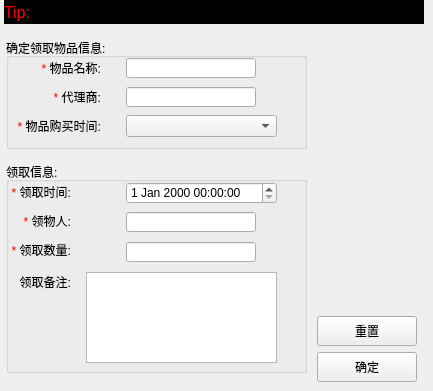
     <widget class="QWidget" name="tab_2">
      <attribute name="title">
       <string>领取信息录入</string>
      </attribute>
      <widget class="QLabel" name="m_tipGetLabel">
       <property name="geometry">
        <rect>
         <x>4</x>
         <y>0</y>
         <width>420</width>
         <height>24</height>
        </rect>
       </property>
       <property name="minimumSize">
        <size>
         <width>420</width>
         <height>24</height>
        </size>
       </property>
       <property name="maximumSize">
        <size>
         <width>420</width>
         <height>24</height>
        </size>
       </property>
       <property name="font">
        <font>
         <pointsize>12</pointsize>
        </font>
       </property>
       <property name="styleSheet">
        <string notr="true">background-color: rgb(0, 0, 0);
color: rgb(255, 0, 0);</string>
       </property>
       <property name="text">
        <string>Tip:</string>
       </property>
      </widget>
      <widget class="QWidget" name="layoutWidget">
       <property name="geometry">
        <rect>
         <x>2</x>
         <y>31</y>
         <width>421</width>
         <height>351</height>
        </rect>
       </property>
       <layout class="QHBoxLayout" name="horizontalLayout_11">
        <item>
         <layout class="QVBoxLayout" name="verticalLayout_5">
          <item>
           <widget class="QGroupBox" name="groupBox">
            <property name="minimumSize">
             <size>
              <width>301</width>
              <height>111</height>
             </size>
            </property>
            <property name="maximumSize">
             <size>
              <width>301</width>
              <height>111</height>
             </size>
            </property>
            <property name="title">
             <string>确定领取物品信息:</string>
            </property>
            <widget class="QLabel" name="label_15">
             <property name="geometry">
              <rect>
               <x>30</x>
               <y>20</y>
               <width>65</width>
               <height>20</height>
              </rect>
             </property>
             <property name="minimumSize">
              <size>
               <width>65</width>
               <height>20</height>
              </size>
             </property>
             <property name="maximumSize">
              <size>
               <width>65</width>
               <height>20</height>
              </size>
             </property>
             <property name="text">
              <string>&lt;!DOCTYPE HTML PUBLIC &quot;-//W3C//DTD HTML 4.0//EN&quot; &quot;http://www.w3.org/TR/REC-html40/strict.dtd&quot;&gt;
&lt;html&gt;&lt;head&gt;&lt;meta name=&quot;qrichtext&quot; content=&quot;1&quot; /&gt;&lt;style type=&quot;text/css&quot;&gt;
p, li { white-space: pre-wrap; }
&lt;/style&gt;&lt;/head&gt;&lt;body style=&quot; font-family:'宋体'; font-size:9pt; font-weight:400; font-style:normal;&quot;&gt;
&lt;p align=&quot;right&quot; style=&quot; margin-top:0px; margin-bottom:0px; margin-left:0px; margin-right:0px; -qt-block-indent:0; text-indent:0px;&quot;&gt;&lt;span style=&quot; font-family:'MS Shell Dlg 2'; color:#ff0000;&quot;&gt;* &lt;/span&gt;&lt;span style=&quot; font-family:'MS Shell Dlg 2'; color:#000000;&quot;&gt;物品名称&lt;/span&gt;&lt;span style=&quot; font-family:'MS Shell Dlg 2';&quot;&gt;:&lt;/span&gt;&lt;/p&gt;&lt;/body&gt;&lt;/html&gt;</string>
             </property>
             <property name="textFormat">
              <enum>Qt::RichText</enum>
             </property>
            </widget>
            <widget class="QLabel" name="label_16">
             <property name="geometry">
              <rect>
               <x>30</x>
               <y>49</y>
               <width>65</width>
               <height>20</height>
              </rect>
             </property>
             <property name="minimumSize">
              <size>
               <width>65</width>
               <height>20</height>
              </size>
             </property>
             <property name="maximumSize">
              <size>
               <width>65</width>
               <height>20</height>
              </size>
             </property>
             <property name="text">
              <string>&lt;!DOCTYPE HTML PUBLIC &quot;-//W3C//DTD HTML 4.0//EN&quot; &quot;http://www.w3.org/TR/REC-html40/strict.dtd&quot;&gt;
&lt;html&gt;&lt;head&gt;&lt;meta name=&quot;qrichtext&quot; content=&quot;1&quot; /&gt;&lt;style type=&quot;text/css&quot;&gt;
p, li { white-space: pre-wrap; }
&lt;/style&gt;&lt;/head&gt;&lt;body style=&quot; font-family:'宋体'; font-size:9pt; font-weight:400; font-style:normal;&quot;&gt;
&lt;p align=&quot;right&quot; style=&quot; margin-top:0px; margin-bottom:0px; margin-left:0px; margin-right:0px; -qt-block-indent:0; text-indent:0px;&quot;&gt;&lt;span style=&quot; font-family:'MS Shell Dlg 2'; color:#ff0000;&quot;&gt;* &lt;/span&gt;&lt;span style=&quot; font-family:'MS Shell Dlg 2'; color:#000000;&quot;&gt;代理商&lt;/span&gt;&lt;span style=&quot; font-family:'MS Shell Dlg 2';&quot;&gt;:&lt;/span&gt;&lt;/p&gt;&lt;/body&gt;&lt;/html&gt;</string>
             </property>
             <property name="textFormat">
              <enum>Qt::RichText</enum>
             </property>
            </widget>
            <widget class="QLineEdit" name="m_get_proName">
             <property name="geometry">
              <rect>
               <x>120</x>
               <y>20</y>
               <width>130</width>
               <height>20</height>
              </rect>
             </property>
            </widget>
            <widget class="QLabel" name="label_19">
             <property name="geometry">
              <rect>
               <x>10</x>
               <y>78</y>
               <width>85</width>
               <height>20</height>
              </rect>
             </property>
             <property name="minimumSize">
              <size>
               <width>85</width>
               <height>20</height>
              </size>
             </property>
             <property name="maximumSize">
              <size>
               <width>85</width>
               <height>20</height>
              </size>
             </property>
             <property name="text">
              <string>&lt;!DOCTYPE HTML PUBLIC &quot;-//W3C//DTD HTML 4.0//EN&quot; &quot;http://www.w3.org/TR/REC-html40/strict.dtd&quot;&gt;
&lt;html&gt;&lt;head&gt;&lt;meta name=&quot;qrichtext&quot; content=&quot;1&quot; /&gt;&lt;style type=&quot;text/css&quot;&gt;
p, li { white-space: pre-wrap; }
&lt;/style&gt;&lt;/head&gt;&lt;body style=&quot; font-family:'宋体'; font-size:9pt; font-weight:400; font-style:normal;&quot;&gt;
&lt;p align=&quot;right&quot; style=&quot; margin-top:0px; margin-bottom:0px; margin-left:0px; margin-right:0px; -qt-block-indent:0; text-indent:0px;&quot;&gt;&lt;span style=&quot; font-family:'MS Shell Dlg 2'; color:#ff0000;&quot;&gt;* &lt;/span&gt;&lt;span style=&quot; font-family:'MS Shell Dlg 2'; color:#000000;&quot;&gt;物品购买时间&lt;/span&gt;&lt;span style=&quot; font-family:'MS Shell Dlg 2';&quot;&gt;:&lt;/span&gt;&lt;/p&gt;&lt;/body&gt;&lt;/html&gt;</string>
             </property>
             <property name="textFormat">
              <enum>Qt::RichText</enum>
             </property>
            </widget>
            <widget class="QLineEdit" name="m_get_agent">
             <property name="geometry">
              <rect>
               <x>120</x>
               <y>49</y>
               <width>130</width>
               <height>20</height>
              </rect>
             </property>
            </widget>
            <widget class="QComboBox" name="m_get_buytime">
             <property name="geometry">
              <rect>
               <x>120</x>
               <y>77</y>
               <width>151</width>
               <height>22</height>
              </rect>
             </property>
            </widget>
           </widget>
          </item>
          <item>
           <widget class="QGroupBox" name="groupBox_2">
            <property name="minimumSize">
             <size>
              <width>301</width>
              <height>211</height>
             </size>
            </property>
            <property name="maximumSize">
             <size>
              <width>301</width>
              <height>211</height>
             </size>
            </property>
            <property name="title">
             <string>领取信息:</string>
            </property>
            <widget class="QLabel" name="label_13">
             <property name="geometry">
              <rect>
               <x>0</x>
               <y>20</y>
               <width>65</width>
               <height>20</height>
              </rect>
             </property>
             <property name="minimumSize">
              <size>
               <width>65</width>
               <height>20</height>
              </size>
             </property>
             <property name="maximumSize">
              <size>
               <width>65</width>
               <height>20</height>
              </size>
             </property>
             <property name="text">
              <string>&lt;!DOCTYPE HTML PUBLIC &quot;-//W3C//DTD HTML 4.0//EN&quot; &quot;http://www.w3.org/TR/REC-html40/strict.dtd&quot;&gt;
&lt;html&gt;&lt;head&gt;&lt;meta name=&quot;qrichtext&quot; content=&quot;1&quot; /&gt;&lt;style type=&quot;text/css&quot;&gt;
p, li { white-space: pre-wrap; }
&lt;/style&gt;&lt;/head&gt;&lt;body style=&quot; font-family:'宋体'; font-size:9pt; font-weight:400; font-style:normal;&quot;&gt;
&lt;p align=&quot;right&quot; style=&quot; margin-top:0px; margin-bottom:0px; margin-left:0px; margin-right:0px; -qt-block-indent:0; text-indent:0px;&quot;&gt;&lt;span style=&quot; font-family:'MS Shell Dlg 2'; color:#ff0000;&quot;&gt;* &lt;/span&gt;&lt;span style=&quot; font-family:'MS Shell Dlg 2'; color:#000000;&quot;&gt;领取&lt;/span&gt;&lt;span style=&quot; font-family:'MS Shell Dlg 2';&quot;&gt;时间:&lt;/span&gt;&lt;/p&gt;&lt;/body&gt;&lt;/html&gt;</string>
             </property>
             <property name="textFormat">
              <enum>Qt::RichText</enum>
             </property>
            </widget>
            <widget class="QDateTimeEdit" name="m_get_time">
             <property name="geometry">
              <rect>
               <x>120</x>
               <y>20</y>
               <width>151</width>
               <height>22</height>
              </rect>
             </property>
            </widget>
            <widget class="QLabel" name="label_14">
             <property name="geometry">
              <rect>
               <x>0</x>
               <y>49</y>
               <width>65</width>
               <height>20</height>
              </rect>
             </property>
             <property name="minimumSize">
              <size>
               <width>65</width>
               <height>20</height>
              </size>
             </property>
             <property name="maximumSize">
              <size>
               <width>65</width>
               <height>20</height>
              </size>
             </property>
             <property name="text">
              <string>&lt;!DOCTYPE HTML PUBLIC &quot;-//W3C//DTD HTML 4.0//EN&quot; &quot;http://www.w3.org/TR/REC-html40/strict.dtd&quot;&gt;
&lt;html&gt;&lt;head&gt;&lt;meta name=&quot;qrichtext&quot; content=&quot;1&quot; /&gt;&lt;style type=&quot;text/css&quot;&gt;
p, li { white-space: pre-wrap; }
&lt;/style&gt;&lt;/head&gt;&lt;body style=&quot; font-family:'宋体'; font-size:9pt; font-weight:400; font-style:normal;&quot;&gt;
&lt;p align=&quot;right&quot; style=&quot; margin-top:0px; margin-bottom:0px; margin-left:0px; margin-right:0px; -qt-block-indent:0; text-indent:0px;&quot;&gt;&lt;span style=&quot; font-family:'MS Shell Dlg 2'; color:#ff0000;&quot;&gt;* &lt;/span&gt;&lt;span style=&quot; font-family:'MS Shell Dlg 2'; color:#000000;&quot;&gt;领物人&lt;/span&gt;&lt;span style=&quot; font-family:'MS Shell Dlg 2';&quot;&gt;:&lt;/span&gt;&lt;/p&gt;&lt;/body&gt;&lt;/html&gt;</string>
             </property>
             <property name="textFormat">
              <enum>Qt::RichText</enum>
             </property>
            </widget>
            <widget class="QLineEdit" name="m_get_people">
             <property name="geometry">
              <rect>
               <x>120</x>
               <y>50</y>
               <width>130</width>
               <height>20</height>
              </rect>
             </property>
            </widget>
            <widget class="QLabel" name="label_17">
             <property name="geometry">
              <rect>
               <x>0</x>
               <y>78</y>
               <width>65</width>
               <height>20</height>
              </rect>
             </property>
             <property name="minimumSize">
              <size>
               <width>65</width>
               <height>20</height>
              </size>
             </property>
             <property name="maximumSize">
              <size>
               <width>65</width>
               <height>20</height>
              </size>
             </property>
             <property name="text">
              <string>&lt;!DOCTYPE HTML PUBLIC &quot;-//W3C//DTD HTML 4.0//EN&quot; &quot;http://www.w3.org/TR/REC-html40/strict.dtd&quot;&gt;
&lt;html&gt;&lt;head&gt;&lt;meta name=&quot;qrichtext&quot; content=&quot;1&quot; /&gt;&lt;style type=&quot;text/css&quot;&gt;
p, li { white-space: pre-wrap; }
&lt;/style&gt;&lt;/head&gt;&lt;body style=&quot; font-family:'宋体'; font-size:9pt; font-weight:400; font-style:normal;&quot;&gt;
&lt;p align=&quot;right&quot; style=&quot; margin-top:0px; margin-bottom:0px; margin-left:0px; margin-right:0px; -qt-block-indent:0; text-indent:0px;&quot;&gt;&lt;span style=&quot; font-family:'MS Shell Dlg 2'; color:#ff0000;&quot;&gt;* &lt;/span&gt;&lt;span style=&quot; font-family:'MS Shell Dlg 2'; color:#000000;&quot;&gt;领取数量&lt;/span&gt;&lt;span style=&quot; font-family:'MS Shell Dlg 2';&quot;&gt;:&lt;/span&gt;&lt;/p&gt;&lt;/body&gt;&lt;/html&gt;</string>
             </property>
             <property name="textFormat">
              <enum>Qt::RichText</enum>
             </property>
            </widget>
            <widget class="QLineEdit" name="m_get_num">
             <property name="geometry">
              <rect>
               <x>120</x>
               <y>80</y>
               <width>130</width>
               <height>20</height>
              </rect>
             </property>
            </widget>
            <widget class="QLabel" name="label_18">
             <property name="geometry">
              <rect>
               <x>0</x>
               <y>110</y>
               <width>65</width>
               <height>20</height>
              </rect>
             </property>
             <property name="minimumSize">
              <size>
               <width>65</width>
               <height>20</height>
              </size>
             </property>
             <property name="maximumSize">
              <size>
               <width>65</width>
               <height>20</height>
              </size>
             </property>
             <property name="text">
              <string>&lt;!DOCTYPE HTML PUBLIC &quot;-//W3C//DTD HTML 4.0//EN&quot; &quot;http://www.w3.org/TR/REC-html40/strict.dtd&quot;&gt;
&lt;html&gt;&lt;head&gt;&lt;meta name=&quot;qrichtext&quot; content=&quot;1&quot; /&gt;&lt;style type=&quot;text/css&quot;&gt;
p, li { white-space: pre-wrap; }
&lt;/style&gt;&lt;/head&gt;&lt;body style=&quot; font-family:'宋体'; font-size:9pt; font-weight:400; font-style:normal;&quot;&gt;
&lt;p align=&quot;right&quot; style=&quot; margin-top:0px; margin-bottom:0px; margin-left:0px; margin-right:0px; -qt-block-indent:0; text-indent:0px;&quot;&gt;&lt;span style=&quot; font-family:'MS Shell Dlg 2'; color:#000000;&quot;&gt;领取备注&lt;/span&gt;&lt;span style=&quot; font-family:'MS Shell Dlg 2';&quot;&gt;:&lt;/span&gt;&lt;/p&gt;&lt;/body&gt;&lt;/html&gt;</string>
             </property>
             <property name="textFormat">
              <enum>Qt::RichText</enum>
             </property>
            </widget>
            <widget class="QTextEdit" name="m_get_ps">
             <property name="geometry">
              <rect>
               <x>80</x>
               <y>110</y>
               <width>191</width>
               <height>91</height>
              </rect>
             </property>
            </widget>
           </widget>
          </item>
         </layout>
        </item>
        <item>
         <layout class="QVBoxLayout" name="verticalLayout_6">
          <item>
           <widget class="QLabel" name="label_2">
            <property name="minimumSize">
             <size>
              <width>100</width>
              <height>100</height>
             </size>
            </property>
            <property name="maximumSize">
             <size>
              <width>100</width>
              <height>100</height>
             </size>
            </property>
            <property name="text">
             <string/>
            </property>
            <property name="pixmap">
             <pixmap resource="Labms_v1.qrc">:/images/Resources/领取1.png</pixmap>
            </property>
            <property name="scaledContents">
             <bool>true</bool>
            </property>
           </widget>
          </item>
          <item>
           <spacer name="verticalSpacer_4">
            <property name="minimumSize">
             <size>
              <width>23</width>
              <height>43</height>
             </size>
            </property>
            <property name="maximumSize">
             <size>
              <width>23</width>
              <height>43</height>
             </size>
            </property>
            <property name="orientation">
             <enum>Qt::Vertical</enum>
            </property>
            <property name="sizeHint" stdset="0">
             <size>
              <width>20</width>
              <height>40</height>
             </size>
            </property>
           </spacer>
          </item>
          <item>
           <widget class="QPushButton" name="m_get_reset">
            <property name="minimumSize">
             <size>
              <width>100</width>
              <height>30</height>
             </size>
            </property>
            <property name="maximumSize">
             <size>
              <width>100</width>
              <height>30</height>
             </size>
            </property>
            <property name="text">
             <string>重置</string>
            </property>
           </widget>
          </item>
          <item>
           <widget class="QPushButton" name="m_get_confirm">
            <property name="minimumSize">
             <size>
              <width>100</width>
              <height>30</height>
             </size>
            </property>
            <property name="maximumSize">
             <size>
              <width>100</width>
              <height>30</height>
             </size>
            </property>
            <property name="text">
             <string>确定</string>
            </property>
           </widget>
          </item>
         </layout>
        </item>
       </layout>
      </widget>
     </widget>
